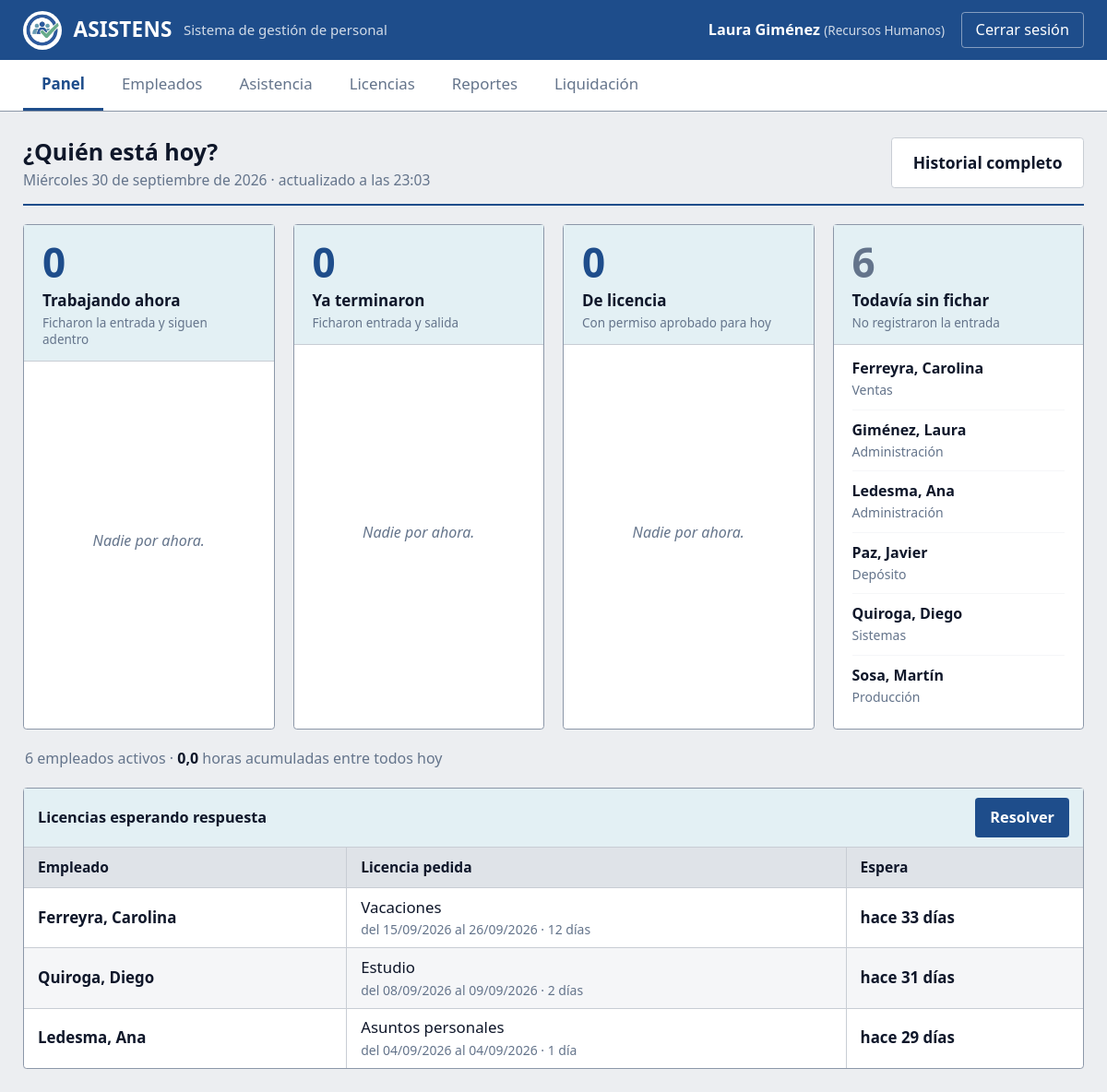
Page /dashboard.php (signed in) on the committed database.
### tables this page shows
CREATE TABLE empleados (
    id_empleado   INT          NOT NULL AUTO_INCREMENT,
    legajo        VARCHAR(10)  NOT NULL,
    nombre        VARCHAR(50)  NOT NULL,
    apellido      VARCHAR(50)  NOT NULL,
    dni           VARCHAR(10)  NOT NULL,
    email         VARCHAR(100) NULL,
    telefono      VARCHAR(20)  NULL,
    cargo         VARCHAR(50)  NULL,
     
     
     
    valor_hora    DECIMAL(10,2) NULL DEFAULT NULL,
    fecha_ingreso DATE         NOT NULL,
    id_area       INT          NULL,
    activo        TINYINT(1)   NOT NULL DEFAULT 1,

    PRIMARY KEY (id_empleado),
    UNIQUE KEY uq_empleados_legajo (legajo),
    UNIQUE KEY uq_empleados_dni    (dni),
    KEY idx_empleados_area     (id_area),
    KEY idx_empleados_apellido (apellido),

    CONSTRAINT fk_empleados_area
        FOREIGN KEY (id_area) REFERENCES areas (id_area)
        ON DELETE SET NULL
        ON UPDATE CASCADE
);

CREATE TABLE areas (
    id_area     INT           NOT NULL AUTO_INCREMENT,
    nombre      VARCHAR(50)   NOT NULL,
    descripcion VARCHAR(150)  NULL,

    PRIMARY KEY (id_area),
    UNIQUE KEY uq_areas_nombre (nombre)
);

CREATE TABLE licencias (
    id_licencia         INT      NOT NULL AUTO_INCREMENT,
    id_empleado         INT      NOT NULL,
    id_tipo             INT      NOT NULL,
    fecha_solicitud     DATE     NOT NULL,
    fecha_desde         DATE     NOT NULL,
    fecha_hasta         DATE     NOT NULL,
    dias_solicitados    INT      NOT NULL,
    motivo              VARCHAR(300) NULL,
     
     
     
    justificativo        VARCHAR(80)  NULL DEFAULT NULL,
    justificativo_nombre VARCHAR(160) NULL DEFAULT NULL,
    estado              ENUM('pendiente','aprobada','rechazada')
                                 NOT NULL DEFAULT 'pendiente',
    id_usuario_resuelve INT      NULL,
    fecha_resolucion    DATE     NULL,
    comentario          VARCHAR(300) NULL,

    PRIMARY KEY (id_licencia),
    KEY idx_licencias_empleado (id_empleado),
    KEY idx_licencias_estado   (estado),
    KEY idx_licencias_fechas   (fecha_desde, fecha_hasta),

    CONSTRAINT fk_licencias_empleado
        FOREIGN KEY (id_empleado) REFERENCES empleados (id_empleado)
        ON DELETE CASCADE
        ON UPDATE CASCADE,

    CONSTRAINT fk_licencias_tipo
        FOREIGN KEY (id_tipo) REFERENCES tipos_licencia (id_tipo)
        ON DELETE RESTRICT
        ON UPDATE CASCADE,

    CONSTRAINT fk_licencias_usuario_resuelve
        FOREIGN KEY (id_usuario_resuelve) REFERENCES usuarios (id_usuario)
        ON DELETE SET NULL
        ON UPDATE CASCADE,

    CONSTRAINT chk_licencias_rango
        CHECK (fecha_hasta >= fecha_desde)
);

CREATE TABLE tipos_licencia (
    id_tipo       INT          NOT NULL AUTO_INCREMENT,
    nombre        VARCHAR(50)  NOT NULL,
    dias_maximos  INT          NULL,
    con_goce      TINYINT(1)   NOT NULL DEFAULT 1,
     
     
    exige_justificativo TINYINT(1) NOT NULL DEFAULT 0,
    activo        TINYINT(1)   NOT NULL DEFAULT 1,

    PRIMARY KEY (id_tipo),
    UNIQUE KEY uq_tipos_licencia_nombre (nombre)
);

### includes/proteger.php (called while the page is built, shortened)
<?php
function limpio($texto)
{
    return htmlspecialchars($texto ?? '', ENT_QUOTES, 'UTF-8');
}

### dashboard.php (the view, shortened to what this page needs)
<?php
require_once 'includes/proteger.php';
require_once 'config/conexion.php';
$sql_personal = "
    SELECT e.legajo,
           CONCAT(e.apellido, ', ', e.nombre) AS empleado,
           e.cargo,
           a.nombre AS area,
           f.hora_entrada,
           f.hora_salida,
           /* Solo calculamos acá las jornadas YA CERRADAS, donde los
              dos horarios están guardados en la base. Las que siguen
              abiertas se calculan en PHP más abajo: si usáramos
              CURTIME(), dependeríamos del reloj del servidor MySQL,
              que puede estar desfasado del reloj de PHP. */
           ROUND(TIMESTAMPDIFF(MINUTE, f.hora_entrada,
                 f.hora_salida) / 60, 2) AS horas,
           (SELECT l.fecha_hasta
              FROM licencias l
             WHERE l.id_empleado = e.id_empleado
               AND l.estado = 'aprobada'
               AND CURDATE() BETWEEN l.fecha_desde AND l.fecha_hasta
             LIMIT 1
           ) AS licencia_hasta,
           (SELECT t.nombre
              FROM licencias l
              INNER JOIN tipos_licencia t ON t.id_tipo = l.id_tipo
             WHERE l.id_empleado = e.id_empleado
               AND l.estado = 'aprobada'
               AND CURDATE() BETWEEN l.fecha_desde AND l.fecha_hasta
             LIMIT 1
           ) AS licencia_tipo
    FROM empleados e
    LEFT JOIN areas    a ON a.id_area = e.id_area
    LEFT JOIN fichadas f ON f.id_empleado = e.id_empleado
                        AND f.fecha = CURDATE()
    WHERE e.activo = 1
    ORDER BY e.apellido, e.nombre";
$personal = $conexion->query($sql_personal)->fetchAll();
$grupos = [
    'trabajando' => [],
    'cerrada'    => [],
    'licencia'   => [],
    'sin_fichar' => [],
];
$horas_del_dia = 0;
foreach ($personal as $p) {
    if ($p['hora_entrada'] !== null && $p['hora_salida'] === null) {
        $estado = 'trabajando';
    } elseif ($p['hora_entrada'] !== null) {
        $estado = 'cerrada';
    } elseif ($p['licencia_hasta'] !== null) {
        $estado = 'licencia';
    } else {
        $estado = 'sin_fichar';
    }
    $horas_del_dia += (float) $p['horas'];
    $grupos[$estado][] = $p;
}
$cajas = [
    'trabajando' => ['Trabajando ahora',  'Ficharon la entrada y siguen adentro'],
    'cerrada'    => ['Ya terminaron',     'Ficharon entrada y salida'],
    'licencia'   => ['De licencia',       'Con permiso aprobado para hoy'],
    'sin_fichar' => ['Todavía sin fichar', 'No registraron la entrada'],
];
$sql_pendientes = "
    SELECT CONCAT(e.apellido, ', ', e.nombre) AS empleado,
           t.nombre AS tipo,
           l.fecha_desde, l.fecha_hasta, l.dias_solicitados,
           DATEDIFF(CURDATE(), l.fecha_solicitud) AS dias_esperando
    FROM licencias l
    INNER JOIN empleados      e ON e.id_empleado = l.id_empleado
    INNER JOIN tipos_licencia t ON t.id_tipo     = l.id_tipo
    WHERE l.estado = 'pendiente'
    ORDER BY l.fecha_solicitud ASC";
$pendientes = $conexion->query($sql_pendientes)->fetchAll();
$dias = ['domingo', 'lunes', 'martes', 'miércoles', 'jueves', 'viernes', 'sábado'];
$meses = ['', 'enero', 'febrero', 'marzo', 'abril', 'mayo', 'junio',
          'julio', 'agosto', 'septiembre', 'octubre', 'noviembre', 'diciembre'];
$fecha_larga = $dias[(int) date('w')] . ' ' . date('j')
             . ' de ' . $meses[(int) date('n')] . ' de ' . date('Y');
require_once 'includes/cabecera.php';
?>
<main class="contenido">
    <div class="encabezado">
        <div>
            <h2>¿Quién está hoy?</h2>
            <p><?= ucfirst($fecha_larga) ?> &middot; actualizado a las <?= date('H:i') ?></p>
        </div>
        <a href="asistencia.php" class="boton boton--secundario">Historial completo</a>
    </div>
    <div class="grupos">
        <?php foreach ($cajas as $clave => $caja): ?>
        <?php $gente = $grupos[$clave]; ?>
        <section class="grupo <?= $clave === 'sin_fichar' ? 'grupo--apagado' : '' ?>">
            <div class="grupo__cab">
                <span class="grupo__n"><?= count($gente) ?></span>
                <h3><?= $caja[0] ?></h3>
                <p><?= $caja[1] ?></p>
            </div>
            <?php if (count($gente) === 0): ?>
                <ul class="grupo__lista grupo__lista--vacia">
                    <li>Nadie por ahora.</li>
                </ul>
            <?php else: ?>
                <ul class="grupo__lista">
                    <?php foreach ($gente as $p): ?>
                    <li>
                        <b><?= limpio($p['empleado']) ?></b>
                        <span>
                        <?php if ($clave === 'trabajando'): ?>
                            <?= limpio($p['area'] ?? 'Sin área') ?>
                            &middot; entró <?= limpio(substr($p['hora_entrada'], 0, 5)) ?>
                            <?php if ($p['licencia_hasta'] !== null): ?>
                            <!-- Parece un error y no lo es: tenía licencia
                                 aprobada y vino igual. RRHH quiere ver eso. -->
                            <br><strong>Tenía licencia y vino igual</strong>
                            <?php endif; ?>
                        <?php elseif ($clave === 'licencia'): ?>
                            <?= limpio($p['licencia_tipo'] ?? 'Licencia') ?>
                            hasta el <?= date('d/m', strtotime($p['licencia_hasta'])) ?>
                        <?php else: ?>
                            <?= limpio($p['area'] ?? 'Sin área') ?>
                        <?php endif; ?>
                        </span>
                    </li>
                    <?php endforeach; ?>
                </ul>
            <?php endif; ?>
        </section>
        <?php endforeach; ?>
    </div>
    <p class="resumen-hoy">
        <?= count($personal) ?> empleados activos
        &middot;
        <b><?= number_format($horas_del_dia, 1, ',', '') ?></b> horas acumuladas entre todos hoy
    </p>
    <div class="caja">
        <div class="caja__titulo">
            <h3>Licencias esperando respuesta</h3>
            <?php if (count($pendientes) > 0): ?>
            <a href="licencias.php" class="boton boton--primario boton--chico">Resolver</a>
            <?php endif; ?>
        </div>
        <?php if (count($pendientes) === 0): ?>
            <p class="vacio">No hay solicitudes pendientes.</p>
        <?php else: ?>
        <div class="tabla-contenedor">
            <table class="tabla tabla--densa tabla--aireada">
                <thead>
                    <tr>
                        <th>Empleado</th>
                        <th>Licencia pedida</th>
                        <th>Espera</th>
                    </tr>
                </thead>
                <tbody>
                <?php foreach ($pendientes as $l): ?>
                <tr>
                    <td><strong><?= limpio($l['empleado']) ?></strong></td>
                    <td>
                        <?= limpio($l['tipo']) ?>
                        <span class="dato-sub">
                            del <?= date('d/m/Y', strtotime($l['fecha_desde'])) ?>
                            al <?= date('d/m/Y', strtotime($l['fecha_hasta'])) ?>
                            &middot; <?= (int) $l['dias_solicitados'] ?>
                            <?= (int) $l['dias_solicitados'] === 1 ? 'día' : 'días' ?>
                        </span>
                    </td>
                    <td class="nowrap">
                        <?php $espera = (int) $l['dias_esperando']; ?>
                        <?php if ($espera >= 5): ?>
                            <strong>hace <?= $espera ?> días</strong>
                        <?php elseif ($espera === 1): ?>
                            hace 1 día
                        <?php elseif ($espera > 0): ?>
                            hace <?= $espera ?> días
                        <?php else: ?>
                            <span class="texto-suave">hoy</span>
                        <?php endif; ?>
                    </td>
                </tr>
                <?php endforeach; ?>
                </tbody>
            </table>
        </div>
        <?php endif; ?>
    </div>
</main>
<?php require_once 'includes/pie.php'; ?>

### rows in the picture
empleados: empleado "Ferreyra, Carolina", id_area.nombre "Ventas"
empleados: empleado "Giménez, Laura", id_area.nombre "Administración"
empleados: empleado "Ledesma, Ana", id_area.nombre "Administración"
empleados: empleado "Paz, Javier", id_area.nombre "Depósito"
empleados: empleado "Quiroga, Diego", id_area.nombre "Sistemas"
empleados: empleado "Sosa, Martín", id_area.nombre "Producción"
licencias: empleado "Ferreyra, Carolina", id_tipo.nombre "Vacaciones", fecha_desde "15/09/2026", fecha_hasta "26/09/2026", dias_solicitados "12", shows "días", espera "33"
licencias: empleado "Quiroga, Diego", id_tipo.nombre "Estudio", fecha_desde "08/09/2026", fecha_hasta "09/09/2026", dias_solicitados "2", shows "días", espera "31"
licencias: empleado "Ledesma, Ana", id_tipo.nombre "Asuntos personales", fecha_desde "04/09/2026", fecha_hasta "04/09/2026", dias_solicitados "1", shows "día", espera "29"

### other values in the picture
limpio($_SESSION['nombre'] ?? '') "Laura Giménez"
$s['texto'] "Panel"
$s['texto'] "Empleados"
$s['texto'] "Asistencia"
$s['texto'] "Licencias"
$s['texto'] "Reportes"
$s['texto'] "Liquidación"
count($gente) "0"
$caja[0] "Trabajando ahora"
$caja[1] "Ficharon la entrada y siguen adentro"
$caja[0] "Ya terminaron"
$caja[1] "Ficharon entrada y salida"
$caja[0] "De licencia"
$caja[1] "Con permiso aprobado para hoy"
count($gente) "6"
